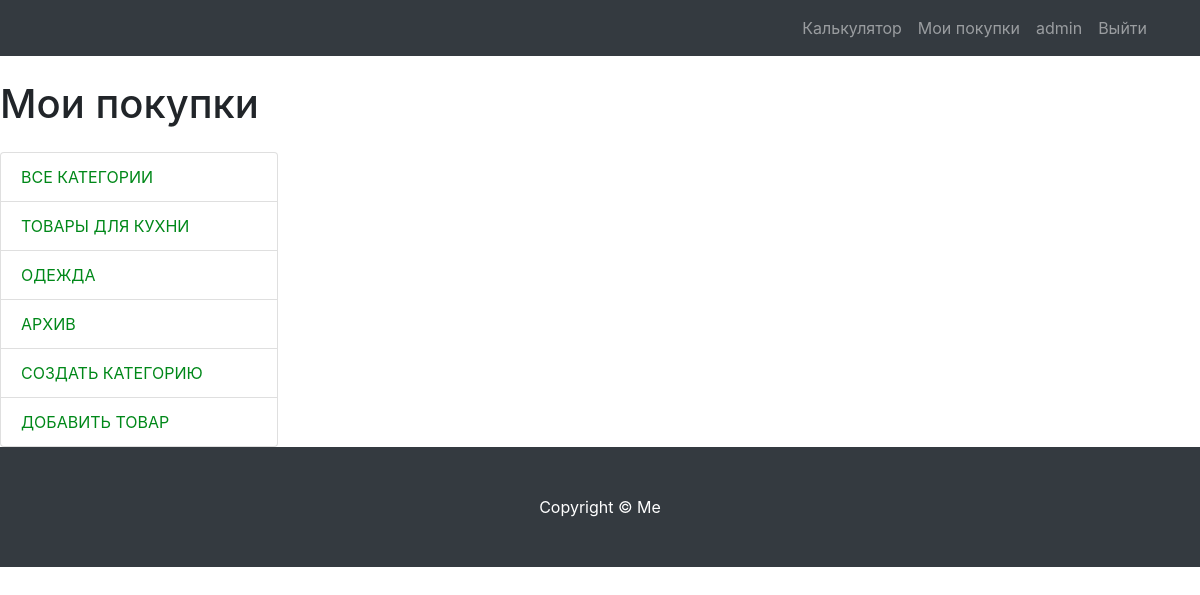
/products/archive (signed in), run on an earlier commit of the app's database.
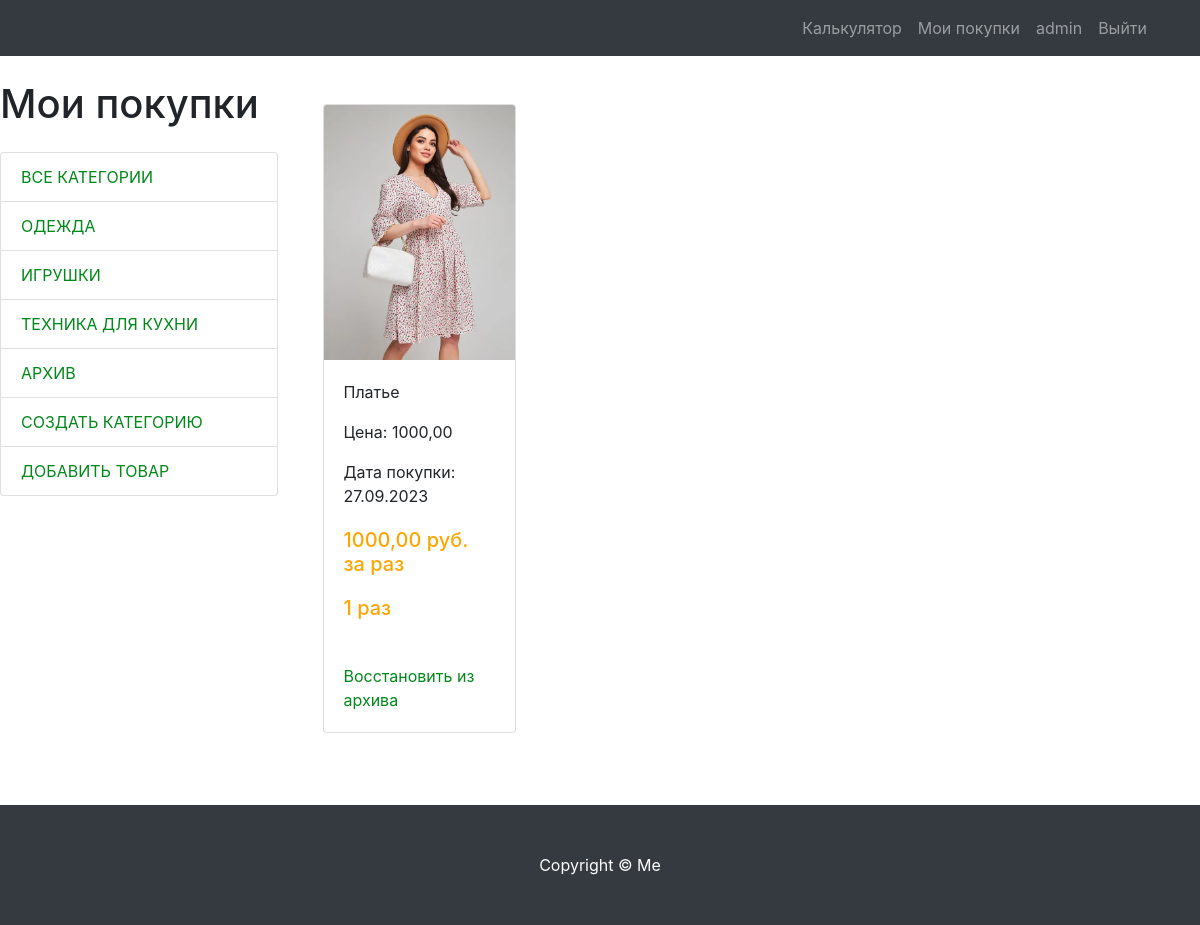
And on a later commit of the database.
### myproducts/models.py (models this page shows, shortened)
class Category(models.Model):
    user = models.ForeignKey(User, on_delete=models.CASCADE)
    name = models.CharField(max_length=100, verbose_name='Категория')
    description = models.CharField(blank=True, max_length=200, verbose_name='Описание категории')
    class Meta:
        verbose_name = 'категорию'
        verbose_name_plural = 'Категории'

class Product(models.Model):
    user = models.ForeignKey(User, on_delete=models.CASCADE)
    name = models.CharField(max_length=256, verbose_name='Название')
    image = models.ImageField(upload_to='products_images/', blank=True, verbose_name='Изображение')
    description = models.CharField(max_length=250, blank=True, verbose_name='Описание')
    price = models.DecimalField(max_digits=8, decimal_places=2, verbose_name='Цена')
    times = models.PositiveIntegerField(default=0, blank=True, verbose_name='Количество раз')
    date_created = models.DateTimeField(blank=True, null=True, verbose_name='Дата покупки')
    category = models.ForeignKey(Category, blank=True, null=True, on_delete=models.SET_NULL, verbose_name='Категория')
    is_archived = models.BooleanField(default=False)
    class Meta:
        ordering = ['date_created', 'is_archived']
        verbose_name = 'товар'
        verbose_name_plural = 'Товары'

### myproducts/views.py (the view)
# urls.py: path('products/archive', views.archive, name='archive'),
@login_required(login_url='/')
def archive(request):
    user = request.user
    context = {
        'title': 'Архив',
        'categories': Category.objects.filter(user=user),
    }
    products = Product.objects.filter(user=user, is_archived=True)
    paginator = Paginator(products, 12)
    page_number = request.GET.get('page')
    page_obj = paginator.get_page(page_number)
    context.update({'products': page_obj})
    return render(request, 'myproducts/archive.html', context)

### myproducts/templates/myproducts/archive.html (shortened to what this page needs)
{% extends 'calculator/base.html' %}
{% load static %}
{% load mathfilters %}
{% block css %}
<link href="{% static 'css/products.css' %}" rel="stylesheet">{% endblock %}
{% block content %}
    <div class="row">
        <div class="col-lg-3">
            <h1 class="my-4">Мои покупки</h1>
            <div class="list-group">
                {% include 'myproducts/category.html' %}
            </div>
        </div>
        <div class="col-lg-9">
<div class="col-lg-9">
            <div class="row">
                {% for product in products %}
                <div class="col-lg-4 col-md-6 mb-4">
                    <div class="card h-100">
                        <a href="{% url 'product' product.id %}">
                            {% if product.image %}
                            <img class="card-img-top"
                                 src="{{ product.image.url }}"
                                 alt="">
                            {% endif %}
                        </a>
                        <div class="card-body">
                            <p class="card-text">{{ product.name }}</p>
                            <p class="card-text">Цена: {{ product.price }}</p>
                            <p class="card-text">Дата покупки: {{ product.date_created|date:'d.m.Y'}}</p>
                            {% if product.times >= 1 %}
                            <h5 class="price">{{ product.price |div:product.times |floatformat:2 }} руб. за раз</h5>
                            {% endif %}
                            <h5 class="price">{{ product.times }}
                            {% with modulo=product.times|mod:10 %}
                                {% if product.times == 12 or product.times == 13 or product.times == 14 %}
                                    раз
                                {% elif modulo == 2 or modulo == 3 or modulo == 4 %}
                                    раза
                                {% else %}
                                    раз
                                {% endif %}
                            {% endwith %}
                            </h5>
                            <br>
                            <a href="{% url 'restore_from_archive' product.id %}">Восстановить из
                                архива</a>
                        </div>
                    </div>
                </div>
                {% endfor %}
            </div>
        </div>
    </div>
</div>
<footer class="py-5 bg-dark">
    <div class="container">
        <p class="m-0 text-center text-white">Copyright &copy; Me</p>
    </div>
</footer>
{% endblock %}

### calculator/templates/calculator/base.html (shortened to what this page needs)
<!DOCTYPE html>
{% load static %}
<html lang="en">
<head>
    <link href="{% static 'vendor/bootstrap/css/bootstrap.min.css' %}" rel="stylesheet">
    <link href="{% static 'css/products.css' %}" rel="stylesheet">
    {% block css %}{% endblock %}
</head>
<body>
<nav class="navbar navbar-expand-lg navbar-dark bg-dark fixed-top">
    <div class="container">
        <div class="collapse navbar-collapse" id="navbarResponsive">
            <ul class="navbar-nav ml-auto">
                <li class="nav-item">
                    <a class="nav-link" href="{% url 'calculator' %}">Калькулятор</a>
                </li>
                {% if user.is_authenticated %}
                <li class="nav-item">
                    <a class="nav-link" href="{% url 'my_products' %}">Мои покупки</a>
                </li>
                <li class="nav-item nav-link" >{{ user.username }}</li>
                <li class="nav-item">
                <a class="nav-link" href="{% url 'logoutuser' %}">Выйти </a>
                </li>
                {% else %}
                <li class="nav-item">
                    <a class="nav-link" href="{% url 'loginuser' %}">Войти <i class="fas fa-sign-in-alt"></i></a>
                </li>
                {% endif %}
            </ul>
        </div>
    </div>
</nav>
{% block content %}{% endblock %}
</body>
</html>

### myproducts/templates/myproducts/category.html (shortened to what this page needs)
<div class="list-group">
    <a href="{% url 'my_products' %}" class="list-group-item">Все категории</a>
    {% for category in categories %}
    <div class="list-group-item">
    <a href="{% url 'category' category.id %}" >{{ category.name }}</a>
    </div>
    {% endfor %}
    <a href="{% url 'archive' %}" class="list-group-item">Архив</a>
    <a href="{% url 'create_category' %}" class="list-group-item">Создать категорию</a>
    <a href="{% url 'create_product' %}" class="list-group-item">Добавить товар</a>
</div>

### calculator/static/css/products.css (style rules this page uses)
body { padding-top: 56px; }
a { color: #008819; }
.list-group-item { text-transform: uppercase; }
.col-lg-9 { margin: 24px 0; }
.price { color: orange; margin: 20px 0; }

What changed in the data, as far as the page shows it:
removed Category: name "ТОВАРЫ ДЛЯ КУХНИ"
added Category: name "ИГРУШКИ"
added Category: name "ТЕХНИКА ДЛЯ КУХНИ"
added Product: image (picture), name "Платье", price "1000,00", date_created "27.09.2023", price|div "1000,00", times "1", shows "раз"
